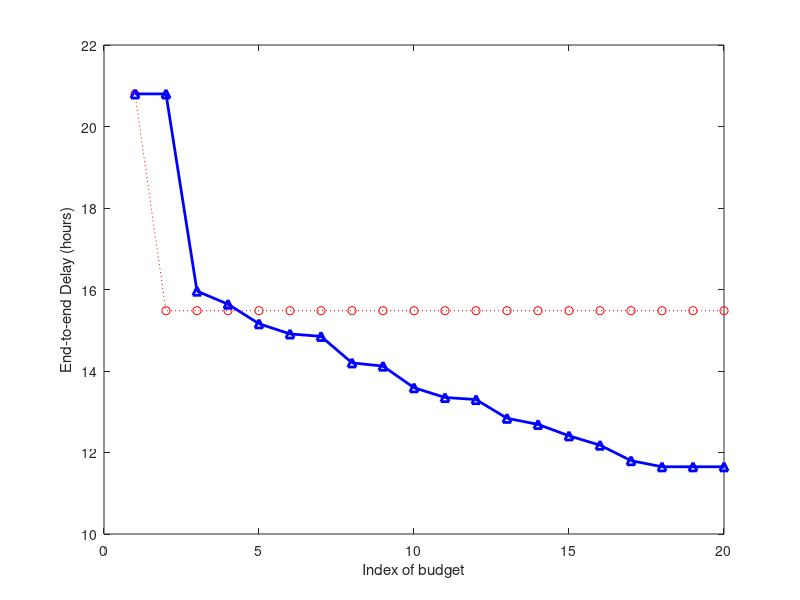

MATLAB code for this plot:
x = [1:20];
y1 = load('workflow_15_60_9_GAIN_output.txt');
y2 = load('workflow_15_60_9_CG_output.txt');
plot(x, y1, ':or', x, y2, '-^b', 'LineWidth', 2.0);

xlabel('Index of budget');
ylabel('End-to-end Delay (hours)');